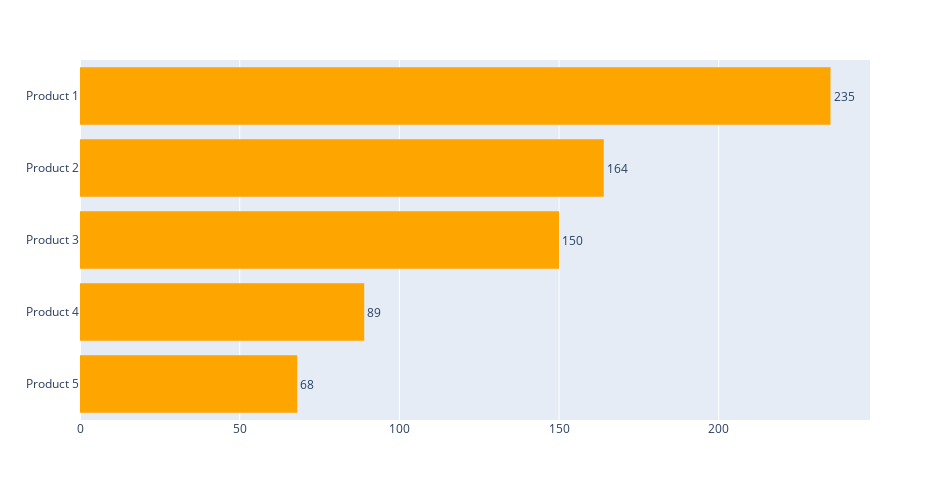

The code cell stored with this chart in its notebook:
### Code cell
df = pd.DataFrame({
'Product': pd.Series(['Product 5', 'Product 4', 'Product 3', 'Product 2', 'Product 1']),
'Sold Products': pd.Series([68,89,150,164,235])
})
fig = px.histogram(df, x='Sold Products', y='Product', height=500, width=950, text_auto='6s',  orientation="h",color_discrete_sequence=["orange","orange","orange","orange","orange"])
fig.update_traces(textposition='outside')
fig.update_layout(yaxis_title=None,xaxis_title=None)
# fig.update_yaxes(categoryorder="total ascending")
fig.show()

### Figure 1 — Plotly figure (JSON) as saved in the notebook; plotly's stock layout.template omitted (floating-point values rounded to 4 significant figures)
{"data": [{"alignmentgroup": "True", "bingroup": "y", "histfunc": "sum", "hovertemplate": "sum of Sold Products=%{x}<br>Product=%{y}<extra></extra>", "legendgroup": "", "marker": {"color": "orange", "pattern": {"shape": ""}}, "name": "", "offsetgroup": "", "orientation": "h", "showlegend": false, "textposition": "outside", "texttemplate": "%{value:6s}", "type": "histogram", "x": [68, 89, 150, 164, 235], "xaxis": "x", "y": ["Product 5", "Product 4", "Product 3", "Product 2", "Product 1"], "yaxis": "y"}], "layout": {"barmode": "relative", "height": 500, "legend": {"tracegroupgap": 0}, "margin": {"t": 60}, "width": 950, "xaxis": {"anchor": "y", "autorange": true, "domain": [0, 1], "range": [0, 247.4], "title": {}, "type": "linear"}, "yaxis": {"anchor": "x", "autorange": true, "domain": [0, 1], "range": [-0.5, 4.5], "title": {}, "type": "category"}}}
